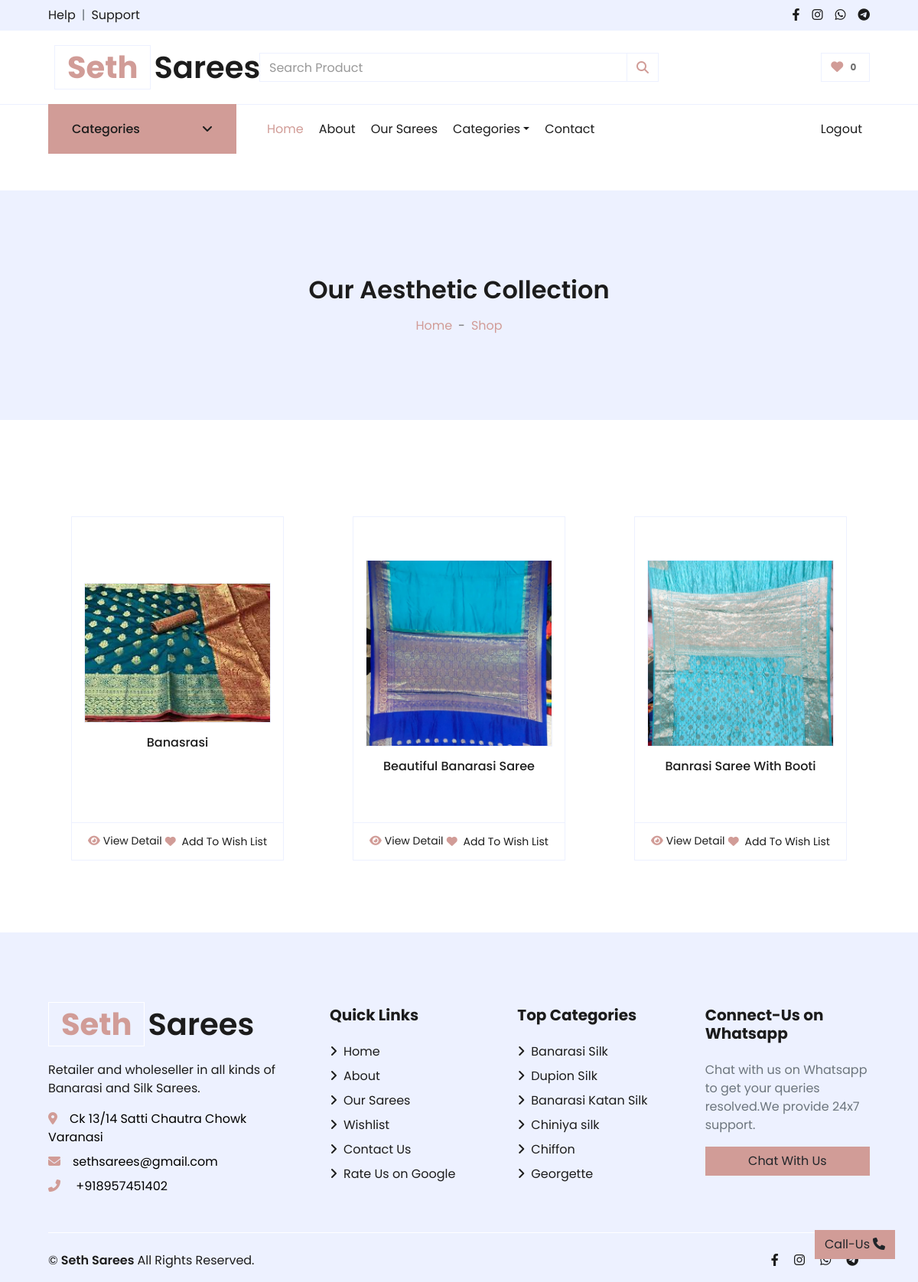
/category (signed in), run on the app's committed database.
### store/models/product.py (models this page shows, shortened)
class Product(models.Model):
    name = models.CharField(max_length=50)
    price = models.IntegerField(default=0)
    category = models.ForeignKey(Category, on_delete=models.CASCADE, default=1)
    description = models.TextField( default='' , null=True , blank=True)
    short_description= models.TextField( default='' , null=True , blank=True)
    image = models.ImageField(upload_to='uploads/products/')
    image1 = models.ImageField(upload_to='uploads/products/')
    image2 = models.ImageField(upload_to='uploads/products/')
    @staticmethod
    def get_all_products():
        return Product.objects.all()

### store/models/category.py (models this page shows)
class Category(models.Model):
    name = models.CharField(max_length=50)
    image = models.ImageField(default='',upload_to='uploads/category_img/')
    description = models.TextField( default='' , null=True , blank=True)
    @staticmethod
    def get_all_categories():
        return Category.objects.all()
    def __str__(self):
        return self.name

### store/views/category.py (the view)
# urls.py: path('category',show_category),
def show_category(request):
    customer_id=request.session.get('customer')
    if customer_id:
        customer=Customer.objects.get(id=customer_id)
        wishlist_len=len(Wishlist.objects.filter(customer=customer_id))
        data['wishlist_len']=wishlist_len
    categoryID=None
    products=Product.get_all_products()
    categories=Category.get_all_categories()
    categoryID= request.GET.get('category')
    category_obj= None
    if categoryID:
        products=Product.get_all_products_by_categoryid(categoryID)
        category_obj = Category.objects.get(pk=categoryID)
    data['products']=products
    data['categories']=categories
    data['category_obj']=category_obj
    return render(request,'category.html',data)

### store/templates/category.html (shortened to what this page needs)
{% extends 'base.html' %}
{% load static %}
{% block content %}
    <div class="container-fluid bg-secondary mb-5">
        <div class="d-flex flex-column justify-content-center align-items-center  text-center" style="min-height: 300px">
            <h2 data-aos="fade-up" class="font-weight-semi-bold  mb-3">
                {%if not category_obj.name%}
                 Our Aesthetic Collection
                {%endif%}
            </h2>
            <div class="d-inline-flex">
                <p class="m-0"><a href="/">Home</a></p>
                <p class="m-0 px-2">-</p>
                <p class="m-0"><a href="/category">Shop</a></p>
            </div>
        </div>
    </div>
 <div class="container-fluid pt-5">
    <div class="row px-xl-5">
        <div class="col-lg-12 col-md-12">
            <div class="row pb-3">
                {%for product in products%}
                <div class="col-lg-4 col-md-6 col-sm-12  ">
                    <div class="card product-item border-0" style="padding: 30px; height: 510px">
                        <div class="card-body border-left border-right border-top text-center p-3  d-flex flex-column align-items-around justify-content-center ">
                            <a href="/detail?product={{product.id}}">
                                <div class=" product-img position-relative overflow-hidden bg-transparent border p-0">
                                    <img class="img-fluid w-100" src="{{product.image.url}}" alt="">
                                </div>
                            </a>
                            <h6 class="text-truncate mt-3">{{product.name}}</h6>
                        </div>
                        <div class="card-footer d-flex justify-content-between bg-light border">
                            <a href="/detail?product={{product.id}}" class="btn btn-sm text-dark p-0"><i class="fas fa-eye text-primary mr-1"></i>View Detail</a>
                                <form action="/add-to-wishlist" method="POST">
                                        <button type="submit" class="btn btn-sm text-dark p-0"><i class="fa fa-heart text-primary mr-1"></i> Add To Wish List</button>
                                </form>
                        </div>
                    </div>
                </div>
                {%endfor%}
            </div>
        </div>
    </div>
</div>
{% endblock content%}

### store/templates/base.html (shortened to what this page needs)
<!DOCTYPE html>
<html lang="en">
    {% load static %}
<head>
    <link rel="stylesheet" href="https://cdnjs.cloudflare.com/ajax/libs/font-awesome/6.2.1/css/all.min.css" />
    <link href="{% static './store/lib/owlcarousel/assets/owl.carousel.min.css' %}" rel="stylesheet">
    <link rel="stylesheet" href="https://unpkg.com/aos@next/dist/aos.css" />
    <link href="{% static './store/css/style.css' %}" rel="stylesheet">
</head>
<body>
    <div class="container-fluid">
        <div class="row bg-secondary py-2 px-xl-5">
            <div class="col-lg-6 d-none d-lg-block">
                <div class="d-inline-flex align-items-center">
                    <a class="text-dark" href="https://wa.me/{{phone_no}}?text=Hello,+I+needed+some+help+related+to+your+store">Help</a>
                    <span class="text-muted px-2">|</span>
                    <a class="text-dark" href="https://wa.me/{{phone_no}}?text=Hello,+I+needed+some+support+related+to+your+store">Support</a>
                </div>
            </div>
            <div class="col-lg-6 text-center text-lg-right">
                <div class="d-inline-flex align-items-center">
                    <a class="text-dark px-2" href="https://www.facebook.com/profile.php?id=100089091092224">
                        <i class="fab fa-facebook-f"></i>
                    </a>
                    <a class="text-dark px-2" href="https://www.instagram.com/seth_sarees/">
                        <i class="fab fa-instagram"></i>
                    </a>
                    <a class="text-dark px-2" href="https://wa.me/{{phone_no}}?text=Hello,+I+am+interested+in+knowing+more+about+your+Store">
                        <i class="fab fa-whatsapp"></i>
                    </a>
                    <a class="text-dark pl-2" href="">
                        <i class="fab fa-telegram"></i>
                    </a>
                </div>
            </div>
        </div>
        <div class="row align-items-center py-3 px-xl-5">
            <div class="col-lg-3 d-none d-lg-block">
                <a href='/' class="text-decoration-none">
                    <h1 class="m-2 display-5 font-weight-semi-bold"><span class="text-primary font-weight-bold border px-3 mr-1">Seth</span>Sarees</h1>
                </a>
            </div>
            <div class="col-lg-6 col-6 text-left">
                <form method="GET" action="/search" >
                    <div class="input-group">
                        <input type="text" class="form-control" placeholder="Search Product" name="search" id="search">
                        <div class="input-group-append">
                            <span class=" btn btn-primary input-group-text  bg-transparent text-primary">
                                <i class="fa fa-search"></i>
                            </span>
                        </div>
                    </div>
                </form>
            </div>
            <div class="col-lg-3 col-6 text-right">
                <a href="/wishlist?next={{ request.get_full_path|urlencode }}" class="btn border">
                    <i class="fas fa-heart text-primary"></i>
                    <span class="badge">{{wishlist_len}}</span>
                </a>
            </div>
        </div>
    </div>
    <div class="container-fluid mb-5">
        <div class="row border-top px-xl-5">
            <div class="col-lg-3 d-none d-lg-block">
                <a class="btn shadow-none d-flex align-items-center justify-content-between bg-primary text-white w-100" data-toggle="collapse" href="#navbar-vertical" style="height: 65px; margin-top: -1px; padding: 0 30px;">
                    <h6 class="m-0">Categories</h6>
                    <i class="fa fa-angle-down text-dark"></i>
                </a>
            </div>
            <div class="col-lg-9">
                <nav class="navbar navbar-expand-lg bg-light navbar-light py-3 py-lg-0 px-0">
                    <div class="collapse navbar-collapse justify-content-between" id="navbarCollapse">
                        <div class="navbar-nav mr-auto py-0">
                            <a href="/" class="nav-item nav-link active">Home</a>
                            <a href="/about" class="nav-item nav-link">About</a>
                            <a href="/category" class="nav-item nav-link">Our Sarees</a>
                            <div class="nav-item dropdown">
                                <a href="#" class="nav-link dropdown-toggle" data-toggle="dropdown">Categories</a>
                            </div>
                            <a href="/contact" class="nav-item nav-link">Contact</a>
                        </div>
                        <div class="navbar-nav ml-auto py-0">
                            {%if not request.session.customer%}
                            <a href="/login?next={{ request.get_full_path|urlencode }}" class="nav-item nav-link">Login</a>
                            <a href="/signup" class="nav-item nav-link">Sign Up</a>
                            {%else%}
                            <a href="/logout?next={{ request.get_full_path|urlencode }}" class="nav-item nav-link">Logout</a>
                            {%endif%}
                        </div>
                    </div>
                </nav>
            </div>
        </div>
    </div>
        {%block content%}
        {%endblock%}
    <div class="container-fluid bg-secondary text-dark mt-5 pt-5">
        <div class="row px-xl-5 pt-5">
            <div class="col-lg-4 col-md-12 mb-5 pr-3 pr-xl-5">
                <a href="/" class="text-decoration-none">
                    <h1 class="mb-4 display-5 font-weight-semi-bold"><span class="text-primary font-weight-bold border border-white px-3 mr-1">Seth</span>Sarees</h1>
                </a>
                <p>Retailer and wholeseller in all kinds of Banarasi and Silk Sarees.</p>
                <p class="mb-2"><i class="fa fa-map-marker-alt text-primary mr-3"></i><a href="https://www.google.com/search?q=seth%20sarees&oq=seth&aqs=chrome.0.69i59j69i57j69i59j69i60j69i61l2j69i60.1882j0j4&sourceid=chrome&ie=UTF-8&tbs=lf:1,lf_ui:10&tbm=lcl&sxsrf=ALiCzsaSynD1unvd0ebaW9NJ0Fx-3SjwXA:1671827345404&rflfq=1&num=10&rldimm=527673046138865702&lqi=CgtzZXRoIHNhcmVlc0iz8qLwsq6AgAhaHRAAEAEYABgBIgtzZXRoIHNhcmVlcyoGCAIQABABkgEXZGVzaWduZXJfY2xvdGhpbmdfc3RvcmU&phdesc=J3chXqvknqQ&ved=2ahUKEwjjtbGYypD8AhVH03MBHdmAB1gQvS56BAgYEAE&sa=X&rlst=f#rlfi=hd:;si:527673046138865702,l,CgtzZXRoIHNhcmVlc0iz8qLwsq6AgAhaHRAAEAEYABgBIgtzZXRoIHNhcmVlcyoGCAIQABABkgEXZGVzaWduZXJfY2xvdGhpbmdfc3RvcmU,y,J3chXqvknqQ;mv:[[25.6578831,83.0200176],[25.2926608,82.8717667]];tbs:lrf:!1m4!1u3!2m2!3m1!1e1!2m1!1e3!3sIAE,lf:1,lf_ui:10" style="color:black;">{{address}}</a></p>
                <p class="mb-2"><i class="fa fa-envelope text-primary mr-3"></i><a href="mailto:someone@example.com" style="color:black;">{{email}}</a></p>
                <p class="mb-0"><i class="fa fa-phone-alt text-primary mr-3"></i><a href="tel:+{{phone_no}}" style="color:black;"> +{{phone_no}}</a></p>
            </div>
            <div class="col-lg-8 col-md-12">
                <div class="row">
                    <div class="col-md-4 mb-5">
                        <h5 class="font-weight-bold text-dark mb-4">Quick Links</h5>
                        <div class="d-flex flex-column justify-content-start">
                            <a class="text-dark mb-2" href="/"><i class="fa fa-angle-right mr-2"></i>Home</a>
                            <a class="text-dark mb-2" href="/about"><i class="fa fa-angle-right mr-2"></i>About</a>
                            <a class="text-dark mb-2" href="/category"><i class="fa fa-angle-right mr-2"></i>Our Sarees</a>
                            <a class="text-dark mb-2" href="checkout.html"><i class="fa fa-angle-right mr-2"></i>Wishlist</a>
                            <a class="text-dark mb-2" href="/contact"><i class="fa fa-angle-right mr-2"></i>Contact Us</a>
                            <a class="text-dark mb-2" href="https://www.google.com/search?q=seth%20sarees&oq=seth+sarees&aqs=chrome..69i57j69i59j69i61l3.2280j0j4&sourceid=chrome&ie=UTF-8&tbs=lrf:!1m4!1u3!2m2!3m1!1e1!2m1!1e3!3sIAE,lf:1,lf_ui:10&tbm=lcl&sxsrf=ALiCzsb6kLBLebcYjMVq3ZZjTXegQRwJRQ:1671576707763&rflfq=1&num=10&rldimm=527673046138865702&lqi=CgtzZXRoIHNhcmVlc0iz8qLwsq6AgAhaHRAAEAEYABgBIgtzZXRoIHNhcmVlcyoGCAIQABABkgEXZGVzaWduZXJfY2xvdGhpbmdfc3RvcmU&phdesc=J3chXqvknqQ&ved=2ahUKEwjQ5oW_pIn8AhVywXMBHfXHBNoQvS56BAgeEAE&sa=X&rlst=f#lrd=0x398e2e1ed9ad1ce9:0x752abd6f8a7c826,3,,,&rlfi=hd:;si:527673046138865702,l,CgtzZXRoIHNhcmVlc0iz8qLwsq6AgAhaHRAAEAEYABgBIgtzZXRoIHNhcmVlcyoGCAIQABABkgEXZGVzaWduZXJfY2xvdGhpbmdfc3RvcmU,y,J3chXqvknqQ;mv:[[25.6592943,83.033485],[25.2677299,82.87100439999999]];tbs:lrf:!1m4!1u3!2m2!3m1!1e1!2m1!1e3!3sIAE,lf:1,lf_ui:10"><i class="fa fa-angle-right mr-2"></i>Rate Us on Google</a>
                        </div>
                    </div>
                    <div class="col-md-4 mb-5">
                        <h5 class="font-weight-bold text-dark mb-4">Top Categories</h5>
                        <div class="d-flex flex-column justify-content-start">
                            {% for category in categories|slice:":6" %}
                            <a class="text-dark mb-2" href="/category?category={{category.id}}"><i class="fa fa-angle-right mr-2"></i>{{category}}</a>
                            {% endfor %}
                        </div>
                    </div>
                    <div class="col-md-4 mb-3" >
                        <h5 class="font-weight-bold text-dark mb-4">Connect-Us on Whatsapp</h5>
                        <div class="d-flex flex-column ">
                            <p class=text-muted>Chat with us on Whatsapp to get your queries resolved.We provide 24x7 support.</p>
                            <a href="https://wa.me/{{phone_no}}?text=Hello,+I+am+interested+in+knowing+more+about+your+Store" class="btn btn-primary px-3 w-100">Chat With Us</a>
                        </div>
                    </div>
                </div>
            </div>
        </div>
        <div class="row border-top border-light mx-xl-5 pt-4">
            <div class="col-md-6 px-xl-0">
                <p class="mb-md-0 text-center text-md-left text-dark">
                    <div class=" d-flex align-items-center">
                        &copy; <a class="px-1 text-dark font-weight-semi-bold" href="#">Seth Sarees</a> All Rights Reserved.
                    </div>
                </p>
            </div>
            <div class="col-md-6 px-xl-0">
                <div class="col  text-center  text-sm-right ">
                        <a class="text-dark px-2" href="https://www.facebook.com/profile.php?id=100089091092224">
                            <i class="fab fa-facebook-f"></i>
                        </a>
                        <a class="text-dark px-2" href="https://www.instagram.com/seth_sarees/">
                            <i class="fab fa-instagram"></i>
                        </a>
                        <a class="text-dark px-2" href="https://wa.me/{{phone_no}}?text=Hello,+I+am+interested+in+knowing+more+about+your+Store">
                            <i class="fab fa-whatsapp"></i>
                        </a>
                        <a class="text-dark pl-2" href="">
                            <i class="fab fa-telegram"></i>
                        </a>
                </div>
            </div>
        </div>
    </div>
    <a href="tel:+{{phone_no}}"  class="btn btn-primary back-to-top">Call-Us <span class="pl-1"><i class="fa fa-phone" ></i></span></a>
</body>

### data on the page
Product: image (picture), name "Banasrasi"
Product: image (picture), name "Beautiful Banarasi Saree"
Product: image (picture), name "Banrasi Saree With Booti"
Category: name "Banarasi Silk"
Category: name "Dupion Silk"
Category: name "Banarasi Katan Silk"
Category: name "Chiniya silk"
Category: name "Chiffon"
Category: name "Georgette"

### other printed values
{{ wishlist_len }} "0"
{{ address }} "Ck 13/14 Satti Chautra Chowk Varanasi"
{{ email }} "sethsarees@gmail.com"
{{ phone_no }} "918957451402"
